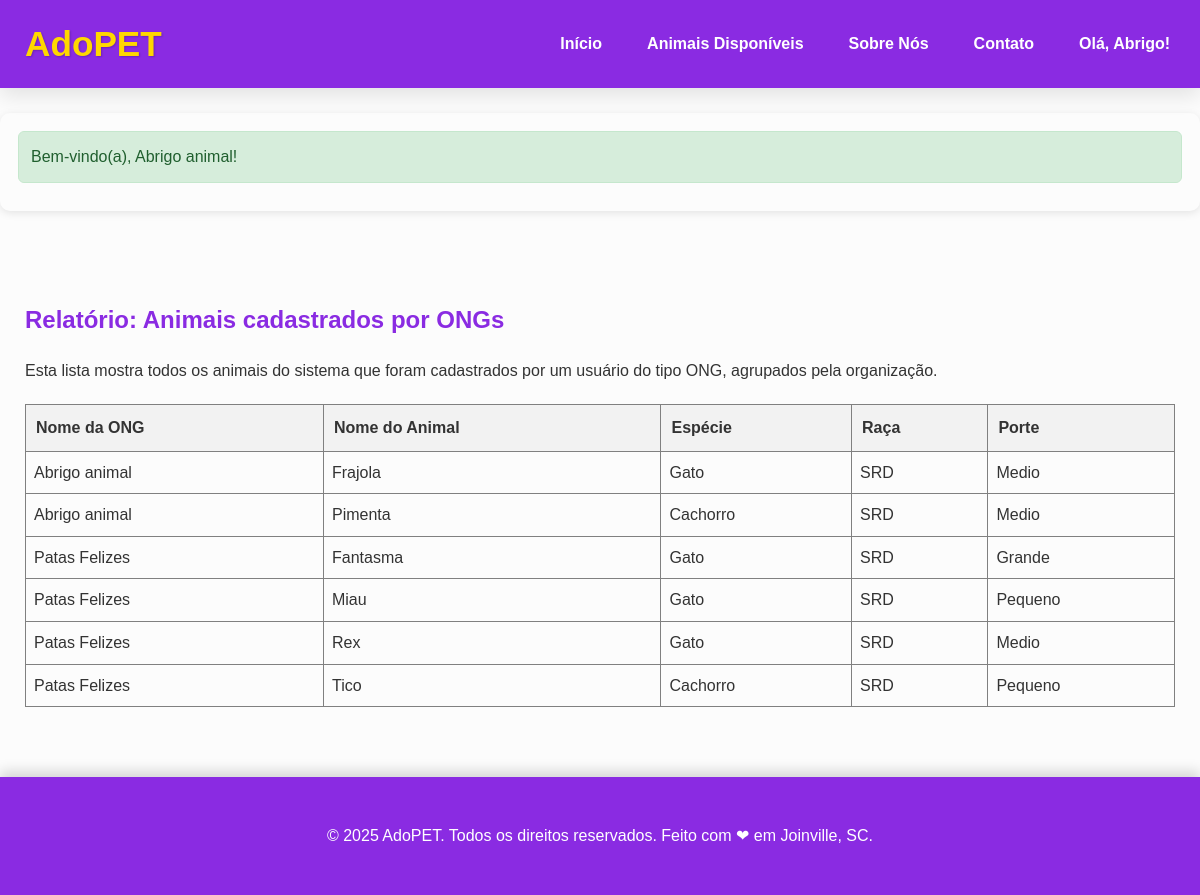
Screenshot of /relatorio_animais_ong.php (signed in) with the database file from the repository.
### tables this page shows
CREATE TABLE `animais` (
  `id` int(11) NOT NULL,
  `nome` varchar(255) NOT NULL,
  `id_especie` int(11) NOT NULL,
  `especie_outro` varchar(100) DEFAULT NULL,
  `raca` varchar(100) DEFAULT NULL,
  `idade` enum('Filhote','Adulto','Idoso') NOT NULL,
  `genero` enum('Macho','Fêmea') NOT NULL,
  `porte` enum('Pequeno','Medio','Grande') NOT NULL,
  `castrado` tinyint(1) DEFAULT NULL,
  `vacinado` tinyint(1) DEFAULT NULL,
  `vermifugado` tinyint(1) DEFAULT NULL,
  `descricao` text NOT NULL,
  `foto_url` varchar(255) DEFAULT NULL,
  `disponivel` tinyint(1) DEFAULT 1,
  `status` enum('Ativo','Inativo','Adotado') DEFAULT 'Ativo',
  `id_usuario` int(11) NOT NULL,
  `data_cadastro` timestamp NOT NULL DEFAULT current_timestamp()
);

CREATE TABLE `usuarios` (
  `id` int(11) NOT NULL,
  `nome` varchar(255) NOT NULL,
  `email` varchar(255) NOT NULL,
  `senha` varchar(255) NOT NULL,
  `id_tipo_usuario` int(11) NOT NULL,
  `documento` varchar(20) DEFAULT NULL,
  `id_endereco` int(11) DEFAULT NULL,
  `descricao` text DEFAULT NULL,
  `status` enum('Ativo','Inativo','Bloqueado') DEFAULT 'Ativo',
  `data_cadastro` timestamp NOT NULL DEFAULT current_timestamp()
);

CREATE TABLE `especies` (
  `id` int(11) NOT NULL,
  `nome` varchar(50) NOT NULL,
  `descricao` text DEFAULT NULL,
  `data_cadastro` timestamp NOT NULL DEFAULT current_timestamp()
);

### relatorio_animais_ong.php (the view, shortened to what this page needs)
<!DOCTYPE html>
<html lang="pt-BR">
<head>
    <link rel="stylesheet" href="static/css/style.css">
</head>
<body>
<div class="relatorio-page-wrapper"> <?php include 'templates/header.php'; ?>
    <main> <?php
        $conn = get_db_connection();
        $sql = "SELECT
            u.nome AS nome_ong,
            a.nome AS nome_animal,
            e.nome AS nome_especie,
            a.raca,
            a.porte
        FROM
            usuarios AS u
        INNER JOIN
            tipo_usuario AS tu ON u.id_tipo_usuario = tu.id
        INNER JOIN
            animais AS a ON u.id = a.id_usuario
        INNER JOIN
            especies AS e ON a.id_especie = e.id
        WHERE
            tu.descricao = 'ONG'
        ORDER BY
            u.nome, a.nome";
        $result = $conn->query($sql);
        ?>
        <section class="container" style="padding-top: 40px; padding-bottom: 40px;">
            <h2>Relatório: Animais cadastrados por ONGs</h2>
            <p style="margin-bottom: 20px;">Esta lista mostra todos os animais do sistema que foram cadastrados por um usuário do tipo ONG, agrupados pela organização.</p>
            <table border="1" style="width:100%; border-collapse: collapse;">
                <thead>
                    <tr style="background-color: #f2f2f2;">
                        <th style="padding: 10px; text-align: left;">Nome da ONG</th>
                        <th style="padding: 10px; text-align: left;">Nome do Animal</th>
                        <th style="padding: 10px; text-align: left;">Espécie</th>
                        <th style="padding: 10px; text-align: left;">Raça</th>
                        <th style="padding: 10px; text-align: left;">Porte</th>
                    </tr>
                </thead>
                <tbody>
                    <?php if ($result && $result->num_rows > 0): ?>
                        <?php while($row = $result->fetch_assoc()): ?>
                            <tr>
                                <td style="padding: 8px;"><?php echo htmlspecialchars($row['nome_ong']); ?></td>
                                <td style="padding: 8px;"><?php echo htmlspecialchars($row['nome_animal']); ?></td>
                                <td style="padding: 8px;"><?php echo htmlspecialchars($row['nome_especie']); ?></td>
                                <td style="padding: 8px;"><?php echo htmlspecialchars($row['raca']); ?></td>
                                <td style="padding: 8px;"><?php echo htmlspecialchars($row['porte']); ?></td>
                            </tr>
                        <?php endwhile; ?>
                    <?php else: ?>
                        <tr>
                            <td colspan="5" style="padding: 8px; text-align: center;">Nenhum animal cadastrado por ONGs foi encontrado no banco de dados.</td>
                        </tr>
                    <?php endif; ?>
                </tbody>
            </table>
        </section>
    </main>
    <?php
    include 'templates/footer.php';
    ?>
</div> </body>
</html>

### static/css/style.css (style rules this page uses)
:root { --amarelo: #FFD700; --azul-violeta: #8A2BE2; --vermelho-violeta: #EE82EE; --cinza-claro: #fcfcfc; --cinza-medio: #eaeaea; --cinza-escuro: #333; --branco: #fff; --preto: #000; --status-disponivel: #28a745; --status-adotado: #6c757d; --status-pendente: #ffc107; --status-em-analise: #17a2b8; --status-aprovado: #28a745; --status-rejeitado: #dc3545; --shadow-light: 0 4px 10px rgba(0,0,0,0.08); --shadow-medium: 0 8px 20px rgba(0,0,0,0.1); --shadow-heavy: 0 12px 25px rgba(0,0,0,0.2); }
body { font-family: 'Poppins', sans-serif; margin: 0; padding: 0; background-color: var(--cinza-claro); color: var(--cinza-escuro); line-height: 1.6; -webkit-font-smoothing: antialiased; scroll-behavior: smooth; }
h1, h2, h3, h4, h5, h6 { font-family: 'Montserrat', sans-serif; color: var(--azul-violeta); margin-bottom: 0.8em; font-weight: 700; }
p { margin-bottom: 1em; }
.container { max-width: 1200px; margin: 30px auto; padding: 0 25px; }
:root { --roxo-claro-bg: #f5f0ff; }
.relatorio-page-wrapper { display: flex; flex-direction: column; min-height: 100vh; }
.relatorio-page-wrapper main { flex-grow: 1; }

### rows the page displays
animais: id_usuario.nome "Abrigo animal", nome "Frajola", id_especie.nome "Gato", raca "SRD", porte "Medio"
animais: id_usuario.nome "Abrigo animal", nome "Pimenta", id_especie.nome "Cachorro", raca "SRD", porte "Medio"
animais: id_usuario.nome "Patas Felizes", nome "Fantasma", id_especie.nome "Gato", raca "SRD", porte "Grande"
animais: id_usuario.nome "Patas Felizes", nome "Miau", id_especie.nome "Gato", raca "SRD", porte "Pequeno"
animais: id_usuario.nome "Patas Felizes", nome "Rex", id_especie.nome "Gato", raca "SRD", porte "Medio"
animais: id_usuario.nome "Patas Felizes", nome "Tico", id_especie.nome "Cachorro", raca "SRD", porte "Pequeno"

### other values shown
explode(' ', $_SESSION['user_name'])[0] "Abrigo"
$_SESSION['flash_message']['message'] "Bem-vindo(a), Abrigo animal!"
